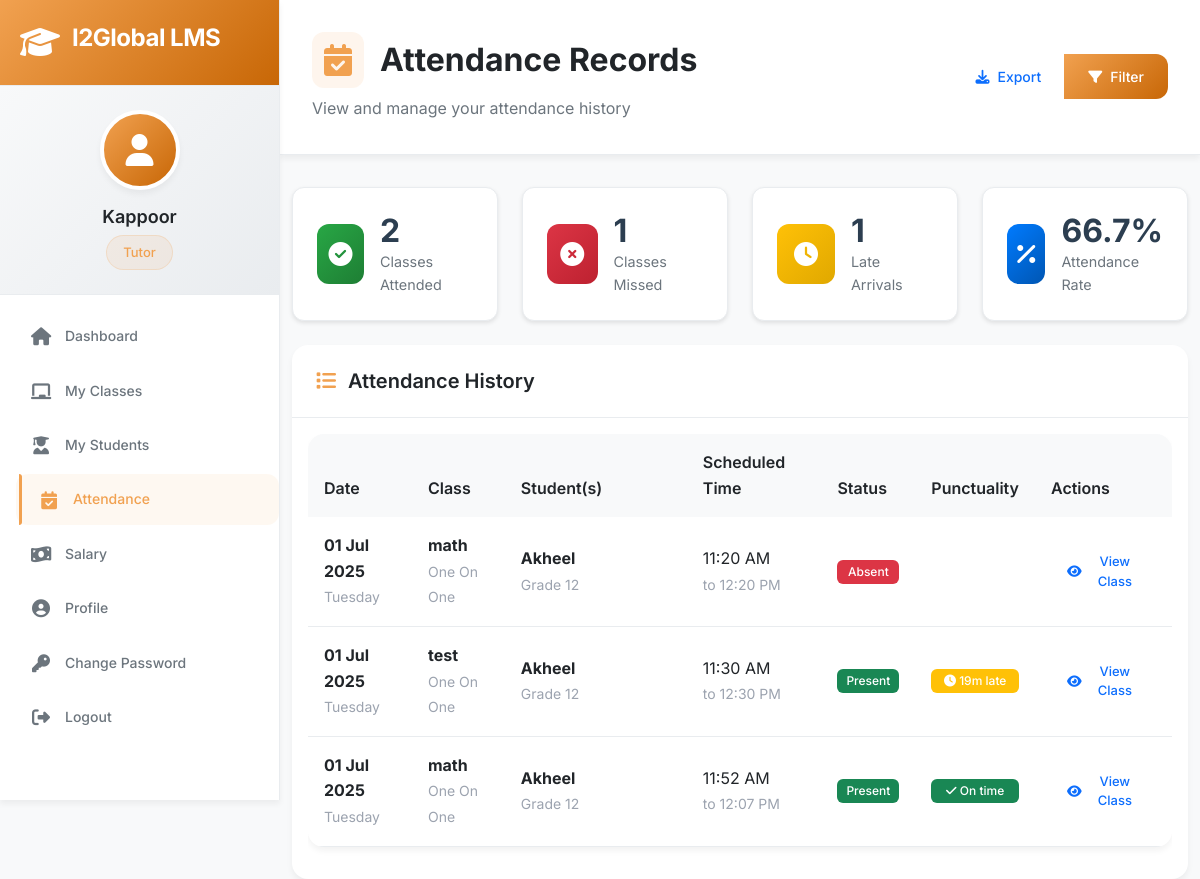
Page /tutor/attendance (signed in) on the earlier database version.
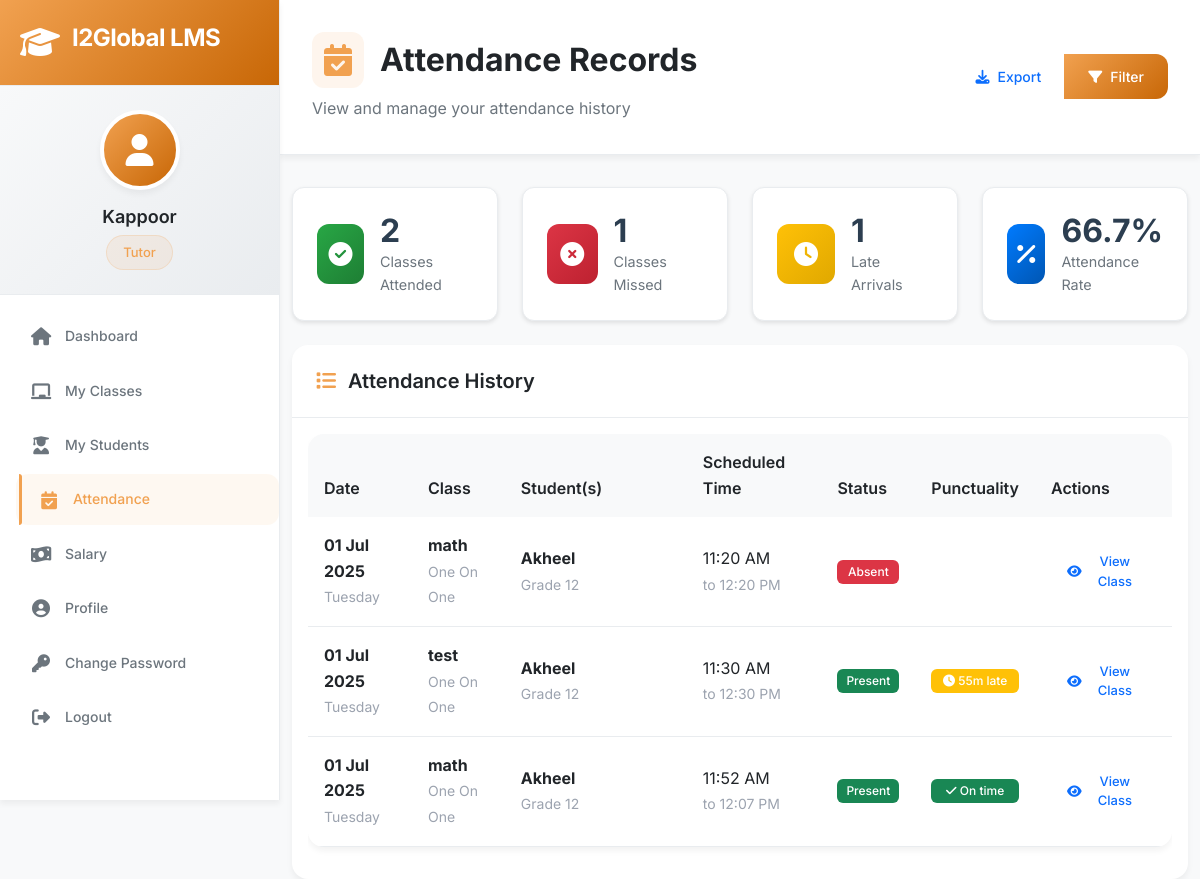
Same page on the later database version.
### app/models/attendance.py (models this page shows, shortened)
class Attendance(db.Model):
    __tablename__ = 'attendance'
    id = db.Column(db.Integer, primary_key=True)
    class_id = db.Column(db.Integer, db.ForeignKey('classes.id'), nullable=False)
    tutor_id = db.Column(db.Integer, db.ForeignKey('tutors.id'), nullable=False)
    student_id = db.Column(db.Integer, db.ForeignKey('students.id'), nullable=False)
    tutor_present = db.Column(db.Boolean, default=False)
    student_present = db.Column(db.Boolean, default=False)
    class_date = db.Column(db.Date, nullable=False)
    scheduled_start = db.Column(db.Time)
    scheduled_end = db.Column(db.Time)
    tutor_join_time = db.Column(db.DateTime)
    tutor_leave_time = db.Column(db.DateTime)
    student_join_time = db.Column(db.DateTime)
    student_leave_time = db.Column(db.DateTime)
    tutor_late_minutes = db.Column(db.Integer, default=0)
    student_late_minutes = db.Column(db.Integer, default=0)
    tutor_early_leave_minutes = db.Column(db.Integer, default=0)
    student_early_leave_minutes = db.Column(db.Integer, default=0)
    class_duration_actual = db.Column(db.Integer)  # Actual duration in minutes
    student_engagement = db.Column(db.String(20))  # high, medium, low
    participation_quality = db.Column(db.String(20))  # excellent, good, average, poor
    tutor_absence_reason = db.Column(db.String(100))
    student_absence_reason = db.Column(db.String(100))
    attendance_notes = db.Column(db.Text)
    behavioral_notes = db.Column(db.Text)
    technical_issues = db.Column(db.Text)
    marked_by = db.Column(db.Integer, db.ForeignKey('users.id'))
    marked_at = db.Column(db.DateTime, default=datetime.utcnow)
    verified_by = db.Column(db.Integer, db.ForeignKey('users.id'))
    verified_at = db.Column(db.DateTime)
    tutor_penalty_applied = db.Column(db.Boolean, default=False)
    penalty_amount = db.Column(db.Float, default=0.0)
    penalty_reason = db.Column(db.String(200))
    class_session = db.relationship('Class', backref='attendance_records', lazy=True)
    tutor = db.relationship('Tutor', backref='attendance_records', lazy=True)
    student = db.relationship('Student', backref='attendance_records', lazy=True)
    marked_by_user = db.relationship('User', foreign_keys=[marked_by], backref='marked_attendance', lazy=True)
    verified_by_user = db.relationship('User', foreign_keys=[verified_by], backref='verified_attendance', lazy=True)
    def get_punctuality_score(self):
        score = 100
        if self.tutor_late_minutes > 0:
            score -= min(self.tutor_late_minutes * 2, 50)  # Max 50 point deduction
        if self.student_late_minutes > 0:
            score -= min(self.student_late_minutes * 1, 25)  # Max 25 point deduction
        if self.tutor_early_leave_minutes > 0:
            score -= min(self.tutor_early_leave_minutes * 3, 60)  # Max 60 point deduction
        return max(0, score)
    @staticmethod
    def get_attendance_summary(tutor_id=None, student_id=None, start_date=None, end_date=None):
        query = Attendance.query
        if tutor_id:
            query = query.filter_by(tutor_id=tutor_id)
        if student_id:
            query = query.filter_by(student_id=student_id)
        if start_date:
            query = query.filter(Attendance.class_date >= start_date)
        if end_date:
            query = query.filter(Attendance.class_date <= end_date)
        records = query.all()
        summary = {
            'total_classes': len(records),
            'present_count': 0,
            'absent_count': 0,
            'late_count': 0,
            'total_late_minutes': 0,
            'total_penalty': 0,
            'average_punctuality_score': 0
        }
        if records:
            punctuality_scores = []
            for record in records:
                if tutor_id:
                    if record.tutor_present:
                        summary['present_count'] += 1
                    else:
                        summary['absent_count'] += 1
                    if record.tutor_late_minutes > 0:
                        summary['late_count'] += 1
                        summary['total_late_minutes'] += record.tutor_late_minutes
                    summary['total_penalty'] += record.penalty_amount or 0
                punctuality_scores.append(record.get_punctuality_score())
            summary['attendance_percentage'] = (summary['present_count'] / summary['total_classes']) * 100
            summary['average_punctuality_score'] = sum(punctuality_scores) / len(punctuality_scores)
        return summary

### app/models/class_model.py (models this page shows, shortened)
class Class(db.Model):
    __tablename__ = 'classes'
    id = db.Column(db.Integer, primary_key=True)
    subject = db.Column(db.String(100), nullable=False)
    class_type = db.Column(db.String(20), nullable=False)  # 'one_on_one', 'group', 'demo'
    grade = db.Column(db.String(10))
    board = db.Column(db.String(50))
    scheduled_date = db.Column(db.Date, nullable=False)
    scheduled_time = db.Column(db.Time, nullable=False)
    duration = db.Column(db.Integer, nullable=False)  # Duration in minutes
    end_time = db.Column(db.Time)  # Calculated field
    tutor_id = db.Column(db.Integer, db.ForeignKey('tutors.id'), nullable=False)
    primary_student_id = db.Column(db.Integer, db.ForeignKey('students.id'))  # For one-on-one
    students = db.Column(db.Text)  # JSON array of student IDs for group classes
    max_students = db.Column(db.Integer, default=1)
    platform = db.Column(db.String(50))  # 'zoom', 'google_meet', 'teams'
    meeting_link = db.Column(db.String(500))
    meeting_id = db.Column(db.String(100))
    meeting_password = db.Column(db.String(50))
    backup_link = db.Column(db.String(500))
    status = db.Column(db.String(20), default='scheduled')  # scheduled, ongoing, completed, cancelled, rescheduled
    completion_status = db.Column(db.String(20))  # completed, incomplete, no_show
    actual_start_time = db.Column(db.DateTime)
    actual_end_time = db.Column(db.DateTime)
    class_notes = db.Column(db.Text)
    topics_covered = db.Column(db.Text)  # JSON array
    homework_assigned = db.Column(db.Text)
    video_link = db.Column(db.String(500))
    materials = db.Column(db.Text)  # JSON array of material links/files
    tutor_feedback = db.Column(db.Text)
    student_feedback = db.Column(db.Text)
    admin_notes = db.Column(db.Text)
    quality_score = db.Column(db.Float)
    created_at = db.Column(db.DateTime, default=datetime.utcnow)
    created_by = db.Column(db.Integer, db.ForeignKey('users.id'))
    updated_at = db.Column(db.DateTime, default=datetime.utcnow, onupdate=datetime.utcnow)
    is_recurring = db.Column(db.Boolean, default=False)
    recurring_pattern = db.Column(db.Text)  # JSON with recurrence details
    parent_class_id = db.Column(db.Integer, db.ForeignKey('classes.id'))
    tutor = db.relationship('Tutor', backref='classes', lazy=True)
    primary_student = db.relationship('Student', backref='primary_classes', lazy=True)
    creator = db.relationship('User', backref='created_classes', lazy=True)
    parent_class = db.relationship('Class', remote_side=[id], backref='recurring_classes')

### app/models/student.py (models this page shows, shortened)
class Student(db.Model):
    __tablename__ = 'students'
    id = db.Column(db.Integer, primary_key=True)
    full_name = db.Column(db.String(100), nullable=False)
    email = db.Column(db.String(120), unique=True, nullable=False)
    phone = db.Column(db.String(20))
    date_of_birth = db.Column(db.Date)
    address = db.Column(db.Text)
    state = db.Column(db.String(50))
    pin_code = db.Column(db.String(10))
    grade = db.Column(db.String(10), nullable=False)
    board = db.Column(db.String(50), nullable=False)
    school_name = db.Column(db.String(200))
    academic_year = db.Column(db.String(20))
    course_start_date = db.Column(db.Date)
    parent_details = db.Column(db.Text)  # JSON with father and mother details
    academic_profile = db.Column(db.Text)  # JSON with learning preferences, hobbies, etc.
    subjects_enrolled = db.Column(db.Text)  # JSON array of subjects
    favorite_subjects = db.Column(db.Text)  # JSON array
    difficult_subjects = db.Column(db.Text)  # JSON array
    availability = db.Column(db.Text)  # JSON weekly schedule
    documents = db.Column(db.Text)  # JSON with document file paths
    department_id = db.Column(db.Integer, db.ForeignKey('departments.id'), nullable=False)
    relationship_manager = db.Column(db.String(100))  # RM name
    fee_structure = db.Column(db.Text)  # JSON with fee details
    is_active = db.Column(db.Boolean, default=True)
    enrollment_status = db.Column(db.String(20), default='active')  # active, paused, completed, dropped
    created_at = db.Column(db.DateTime, default=datetime.utcnow)
    last_class = db.Column(db.DateTime)
    total_classes = db.Column(db.Integer, default=0)
    attended_classes = db.Column(db.Integer, default=0)
    department = db.relationship('Department', backref='students', lazy=True)

### app/routes/tutor.py (the view)
@bp.route('/attendance')
@login_required
@tutor_required
def attendance():
    tutor = get_current_tutor()
    if not tutor:
        flash('Tutor profile not found.', 'error')
        return redirect(url_for('dashboard.index'))
    start_date = request.args.get('start_date', '')
    end_date = request.args.get('end_date', '')
    page = request.args.get('page', 1, type=int)
    query = Attendance.query.filter_by(tutor_id=tutor.id)
    if start_date:
        try:
            start_date_obj = datetime.strptime(start_date, '%Y-%m-%d').date()
            query = query.filter(Attendance.class_date >= start_date_obj)
        except ValueError:
            pass
    if end_date:
        try:
            end_date_obj = datetime.strptime(end_date, '%Y-%m-%d').date()
            query = query.filter(Attendance.class_date <= end_date_obj)
        except ValueError:
            pass
    attendance_records = query.order_by(Attendance.class_date.desc()).paginate(
        page=page, per_page=20, error_out=False
    )
    summary = Attendance.get_attendance_summary(tutor_id=tutor.id)
    return render_template('tutor/attendance.html',
                         attendance_records=attendance_records,
                         summary=summary, tutor=tutor)

### app/templates/tutor/attendance.html (shortened to what the changed rows need)
{% extends "base.html" %}
{% block content %}
<div class="page-header">
    <div class="d-flex justify-content-between align-items-center">
        <div>
            <h1 class="page-title">
                <i class="fas fa-calendar-check"></i>
                Attendance Records
            </h1>
        </div>
    </div>
</div>
<div class="container-fluid">
    <div class="card">
        <div class="card-body">
            {% if attendance_records.items %}
            <div class="table-responsive">
                <table class="table table-hover">
                    <thead class="table-light">
                        <tr>
                            <th>Date</th>
                            <th>Class</th>
                            <th>Student(s)</th>
                            <th>Scheduled Time</th>
                            <th>Status</th>
                            <th>Punctuality</th>
                            <th>Actions</th>
                        </tr>
                    </thead>
                    <tbody>
                        {% for record in attendance_records.items %}
                        <tr>
                            <td>
                                <strong>{{ record.class_date.strftime('%d %b %Y') }}</strong>
                                <br>
                                <small class="text-muted">{{ record.class_date.strftime('%A') }}</small>
                            </td>
                            <td>
                                {% if record.class_session %}
                                <strong>{{ record.class_session.subject }}</strong>
                                <br>
                                <small class="text-muted">{{ record.class_session.class_type.replace('_', ' ').title() }}</small>
                                {% else %}
                                <span class="text-muted">Class details unavailable</span>
                                {% endif %}
                            </td>
                            <td>
                                {% if record.student %}
                                <div class="student-info">
                                    <strong>{{ record.student.full_name }}</strong>
                                    <br>
                                    <small class="text-muted">Grade {{ record.student.grade }}</small>
                                </div>
                                {% else %}
                                <span class="text-muted">Student info unavailable</span>
                                {% endif %}
                            </td>
                            <td>
                                {% if record.scheduled_start %}
                                {{ record.scheduled_start.strftime('%I:%M %p') }}
                                {% if record.scheduled_end %}
                                <br>
                                <small class="text-muted">to {{ record.scheduled_end.strftime('%I:%M %p') }}</small>
                                {% endif %}
                                {% else %}
                                <span class="text-muted">Time not set</span>
                                {% endif %}
                            </td>
                            <td>
                                <div class="status-info">
                                    {% if record.tutor_present %}
                                    <span class="badge bg-success">Present</span>
                                    {% else %}
                                    <span class="badge bg-danger">Absent</span>
                                    {% endif %}
                                </div>
                            </td>
                            <td>
                                <div class="punctuality-info">
                                    {% if record.tutor_late_minutes > 0 %}
                                    <span class="badge bg-warning">
                                        <i class="fas fa-clock"></i>
                                        {{ record.tutor_late_minutes }}m late
                                    </span>
                                    {% elif record.tutor_present %}
                                    <span class="badge bg-success">
                                        <i class="fas fa-check"></i>
                                        On time
                                    </span>
                                    {% endif %}
                                </div>
                            </td>
                            <td>
                                <div class="btn-group btn-group-sm">
                                    {% if record.class_session %}
                                    <a href="{{ url_for('tutor.class_details', class_id=record.class_session.id) }}"
                                       class="btn btn-outline-primary btn-sm">
                                        <i class="fas fa-eye"></i>
                                        View Class
                                    </a>
                                    {% endif %}
                                </div>
                            </td>
                        </tr>
                        {% endfor %}
                    </tbody>
                </table>
            </div>
            {% else %}
            <div class="text-center py-5">
                <i class="fas fa-calendar-check fa-3x text-muted mb-3"></i>
                <h5 class="text-muted">No Attendance Records Found</h5>
                <p class="text-muted">Your attendance records will appear here once you start teaching classes.</p>
            </div>
            {% endif %}
        </div>
    </div>
</div>
{% endblock %}

Differences in the rows shown:
changed Attendance "11:30 AM": tutor_late_minutes "19" → "55"
